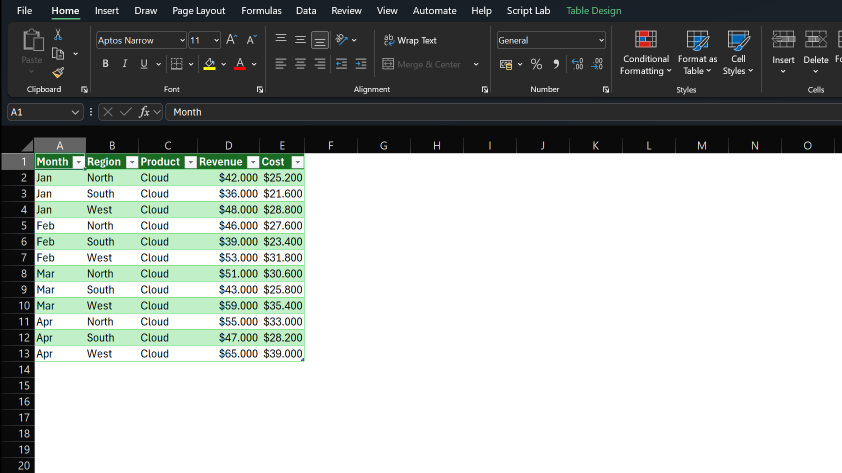
#> input picture videos/excel-mcp-intro/assets/sales-data.png, 1684 x 946 px (shown at 1/2 size); its folder holds 4 pictures in this run
$ python prepare-assets.py
#> lines starting #> are read from the running program, lines starting #| are printed output that depends on the picture
"""Crop genuine Excel window captures without altering their contents."""
from pathlib import Path
from PIL import Image

root = Path(__file__).resolve().parent
for name, box in (
    ("sales-data", (0, 270, 620, 730)),
    ("sales-query", (0, 270, 620, 590)),
    ("sales-report", (0, 268, 1245, 850)),
):
    with Image.open(root / "assets" / f"{name}.png") as image:
#> image is the input picture: PIL image 1684x946 RGBA; mean R, G, B, A 169.7, 174.1, 171.3, 255
        image.crop(box).save(root / "assets" / f"{name}-detail.png")
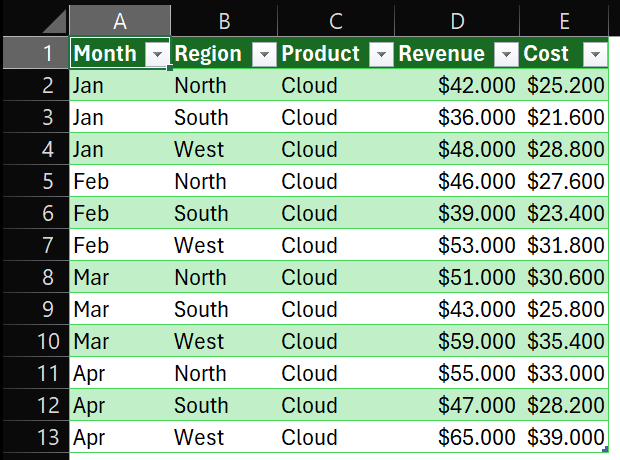
#> saved as sales-data-detail.png: PIL image 620x460 RGBA; mean R, G, B, A 163.2, 185.2, 166.5, 255
#> pass 2 of the loop `for name, box in (`:
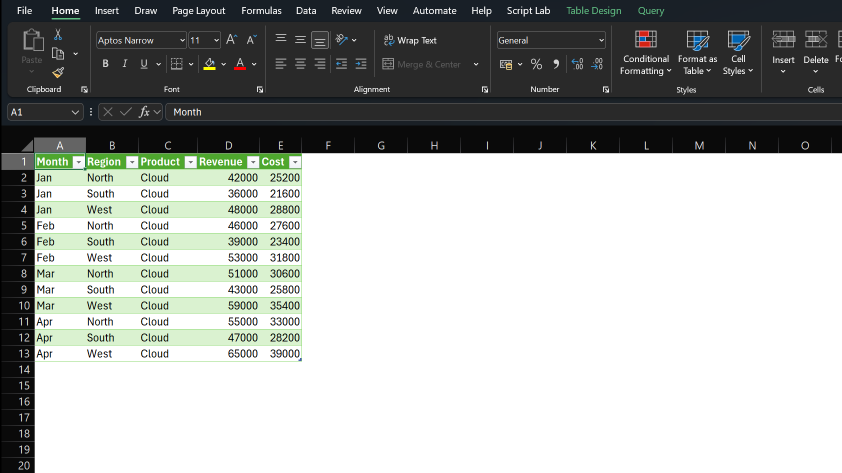
#> input picture videos/excel-mcp-intro/assets/sales-query.png, 1684 x 946 px (shown at 1/2 size)
#> image is the input picture: PIL image 1684x946 RGBA; mean R, G, B, A 172.2, 175.1, 172.3, 255
#> `image.crop(box).save(root / "assets" / f"{name}-detail.png")`:
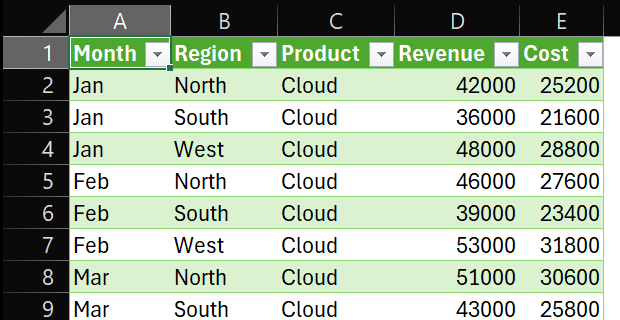
#> saved as sales-query-detail.png: PIL image 620x320 RGBA; mean R, G, B, A 168.6, 182.8, 163.4, 255
#> (the run stopped early here; a loop or call above may not have finished)
